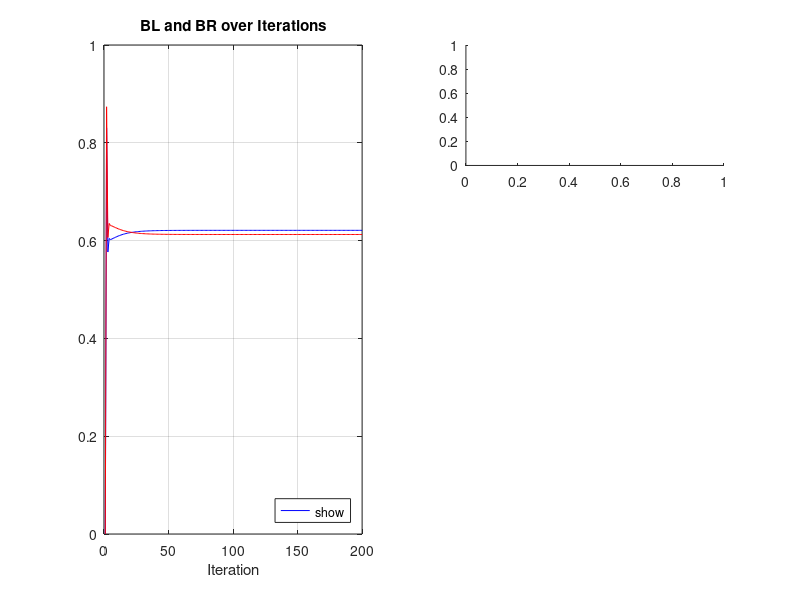

This chart was generated by the following MATLAB code: (Note: this script raises an error after producing the figure.)
path = 'output/feedback/20250730_Switching_Characteristics/0D';

iterations = 200;
alphaB = 0.36;
betaB = 1;
gammaB = 5;
zetaB = 0.9;
lambdaB = 5;
xiB = 0;

alphaG = 0.75;
betaG = 1;
gammaG = 0;
zetaG = 0.2;

E = 0;
GL = 0;
GR = 0;
BL = 0;
BR = 0;

GLBias = 0;
GRBias = 0;

BL_vals = zeros(1, iterations);
BR_vals = zeros(1, iterations);
E_vals = zeros(1, iterations);
GL_vals = zeros(1, iterations);
GR_vals = zeros(1, iterations);
GLBias_vals = zeros(1, iterations);
GRBias_vals = zeros(1, iterations);

for i = 1:iterations
    if i == 2
        E = 1;
    end
    
    % Time-dependent biases
    GLBias = 0.055 - 0.03*exp(-0.1 * i);
    GRBias = 0.045 + 0.03* exp(-0.1 * i);
    
    BL_prev = BL;
    BR_prev = BR;
    GL_prev = GL;
    GR_prev = GR;
    
    BL = betaB*E*(1+lambdaB*GL_prev)/( ...
        alphaB + ...
        gammaB*(BR_prev + xiB * GR_prev) + ...
        zetaB*E*(1+lambdaB*GL_prev) ...
    );
    
    BR = betaB*E*(1+lambdaB*GR_prev)/( ...
        alphaB + ...
        gammaB*(BL_prev + xiB * GL_prev) + ...
        zetaB*E*(1+lambdaB*GR_prev) ...
    );

    GL = betaG*(BL+GLBias)/(alphaG + gammaG*GR_prev + zetaG*(BL+GLBias));
    GR = betaG*(BR+GRBias)/(alphaG + gammaG*GL_prev + zetaG*(BR+GRBias));

    BL_vals(i) = BL;
    BR_vals(i) = BR;
    E_vals(i) = E;
    GL_vals(i) = GL;
    GR_vals(i) = GR;
    GLBias_vals(i) = GLBias;
    GRBias_vals(i) = GRBias;
end

% [Rest of plotting code remains the same, just remove the test loop wrapper]
figure;

% Left subplot (full height)
subplot(3,2,[1 3 5]);
plot(1:iterations, BL_vals, 'b', 'DisplayName', 'BL');
hold on;
plot(1:iterations, BR_vals, 'r', 'DisplayName', 'BR');
xlabel('Iteration');
title('BL and BR over Iterations');
legend('show', 'Location', 'southeast');
grid on;

% Right subplots (E, GL, GR)
subplot(3,2,2);
yyaxis left
plot(1:iterations, E_vals, 'Color', [0 0.5 0], "DisplayName", "E");
ylabel("E");
ylim([0 1.2]);
ax = gca;
ax.YColor = [0 0.5 0];

yyaxis right
plot(1:iterations, GLBias_vals, 'b-', "DisplayName", "GLBias");
hold on;
plot(1:iterations, GRBias_vals, 'r-', "DisplayName", "GRBias");
ylabel("GLBias/GRBias");
ax = gca;
ax.YColor = 'k';
ylim([0, 1.2*max([max(GLBias_vals), max(GRBias_vals), 0.1])]);

xlabel('Iteration');
title('E, GLBias and GRBias over Iterations');
legend('show', 'Location', 'southeast');
grid on;

subplot(3,2,[4, 6]);
plot(1:iterations, GL_vals, 'b', 'DisplayName', 'GL');
hold on;
plot(1:iterations, GR_vals, 'r', 'DisplayName', 'GR');
xlabel('Iteration');
title('GL and GR over Iterations');
legend('show', 'Location', 'southeast');
grid on;

set(gcf, "Position", [100, 100, 1200, 400]);

% Add text box with parameter values
paramText = sprintf('Parameters:\n\\alpha_B = %.2f\n\\beta_B = %.2f\n\\gamma_B = %.2f\n\\zeta_B = %.2f\n\\lambda_B = %.2f\n\\xi_B = %.2f\n\n\\alpha_G = %.2f\n\\beta_G = %.2f\n\\gamma_G = %.2f\n\\zeta_G = %.2f', ...
                    alphaB, betaB, gammaB, zetaB, lambdaB, xiB, alphaG, betaG, gammaG, zetaG);
annotation(gcf, 'textbox', [0.01, 0.85, 0.2, 0.1], ...
           'String', paramText, ...
           'FitBoxToText', 'on', ...
           'BackgroundColor', 'white', ...
           'EdgeColor', 'black', ...
           'FontSize', 10);

filename = 'time_dependent_BL_BR.png';
saveas(gcf, fullfile(path, filename));

close all;